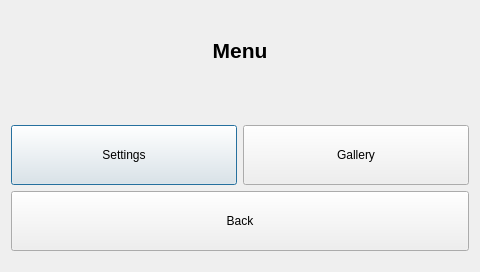
<?xml version="1.0" encoding="UTF-8"?>
<ui version="4.0">
 <class>menu_dialog</class>
 <widget class="QDialog" name="menu_dialog">
  <property name="geometry">
   <rect>
    <x>0</x>
    <y>0</y>
    <width>480</width>
    <height>272</height>
   </rect>
  </property>
  <property name="windowTitle">
   <string>Dialog</string>
  </property>
  <layout class="QVBoxLayout" name="verticalLayout_2">
   <item>
    <spacer name="verticalSpacer_2">
     <property name="orientation">
      <enum>Qt::Vertical</enum>
     </property>
     <property name="sizeType">
      <enum>QSizePolicy::Preferred</enum>
     </property>
     <property name="sizeHint" stdset="0">
      <size>
       <width>20</width>
       <height>10</height>
      </size>
     </property>
    </spacer>
   </item>
   <item>
    <widget class="QLabel" name="label">
     <property name="font">
      <font>
       <pointsize>16</pointsize>
       <weight>75</weight>
       <italic>false</italic>
       <bold>true</bold>
       <underline>false</underline>
       <strikeout>false</strikeout>
       <kerning>false</kerning>
      </font>
     </property>
     <property name="text">
      <string>Menu</string>
     </property>
     <property name="alignment">
      <set>Qt::AlignCenter</set>
     </property>
    </widget>
   </item>
   <item>
    <spacer name="verticalSpacer_3">
     <property name="orientation">
      <enum>Qt::Vertical</enum>
     </property>
     <property name="sizeType">
      <enum>QSizePolicy::Preferred</enum>
     </property>
     <property name="sizeHint" stdset="0">
      <size>
       <width>20</width>
       <height>40</height>
      </size>
     </property>
    </spacer>
   </item>
   <item>
    <layout class="QVBoxLayout" name="verticalLayout">
     <item>
      <layout class="QHBoxLayout" name="horizontalLayout">
       <item>
        <widget class="QPushButton" name="setting_btn">
         <property name="sizePolicy">
          <sizepolicy hsizetype="Minimum" vsizetype="Minimum">
           <horstretch>0</horstretch>
           <verstretch>0</verstretch>
          </sizepolicy>
         </property>
         <property name="minimumSize">
          <size>
           <width>0</width>
           <height>60</height>
          </size>
         </property>
         <property name="text">
          <string>Settings</string>
         </property>
        </widget>
       </item>
       <item>
        <widget class="QPushButton" name="gallery_btn">
         <property name="sizePolicy">
          <sizepolicy hsizetype="Minimum" vsizetype="Minimum">
           <horstretch>0</horstretch>
           <verstretch>0</verstretch>
          </sizepolicy>
         </property>
         <property name="text">
          <string>Gallery</string>
         </property>
        </widget>
       </item>
      </layout>
     </item>
     <item>
      <widget class="QPushButton" name="back_btn">
       <property name="sizePolicy">
        <sizepolicy hsizetype="Minimum" vsizetype="Minimum">
         <horstretch>0</horstretch>
         <verstretch>0</verstretch>
        </sizepolicy>
       </property>
       <property name="minimumSize">
        <size>
         <width>0</width>
         <height>60</height>
        </size>
       </property>
       <property name="text">
        <string>Back</string>
       </property>
      </widget>
     </item>
    </layout>
   </item>
   <item>
    <spacer name="verticalSpacer">
     <property name="orientation">
      <enum>Qt::Vertical</enum>
     </property>
     <property name="sizeType">
      <enum>QSizePolicy::Preferred</enum>
     </property>
     <property name="sizeHint" stdset="0">
      <size>
       <width>20</width>
       <height>10</height>
      </size>
     </property>
    </spacer>
   </item>
  </layout>
 </widget>
 <resources/>
 <connections/>
</ui>
